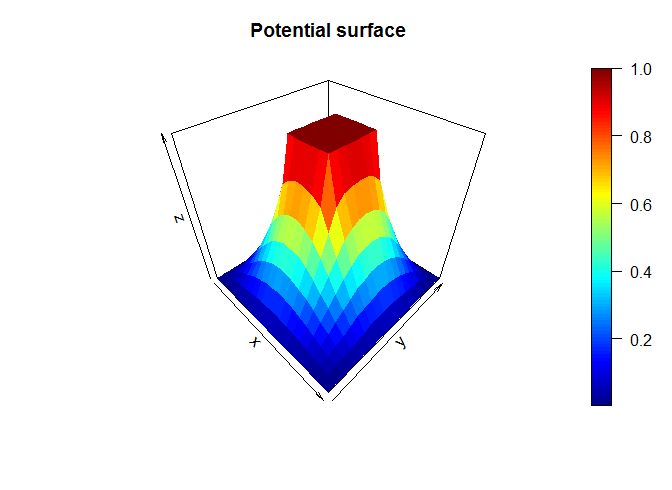

Write the R code that produced this figure.
## Book: Computational Physics by Nicholas J. Giordano, Dean and Professor of Physics, Auburn University
## Reference Book: Matlab Version by Kevin Berwick, School of Electrical and Electronic Engineering, Dublin Institute of Technology
## Translated to R by Indranil Ghosh, Physics Department, Jadavpur University

## Solution of Laplace's equation for a hollow metallic prism with a solid, metallic inner conductor
## We need to download and activate the plot3D package

require(plot3D)
V <- array(c(numeric(140),rep(c(0, 0, 0, 0, 0, 0, 0, 1, 1, 1, 1, 1, 1, 0, 0, 0, 0, 0, 0, 0), times=7), numeric(140)), dim=c(20, 20))
Update_prism <- function(V) {
  row_size <- nrow(V)
  column_size <- ncol(V)
  V_new <- V
  delta_V_new <- 0
  for (j in 3:column_size) {
    for (i in 3:row_size) {
      if (V[i - 1, j - 1]!=1) {
        V_new[i - 1, j - 1] <- (V[i - 2, j - 1] + V[i, j - 1] + V[i - 1, j - 2] + V[i - 1, j])/4
        delta_V_new <- delta_V_new + abs(V_new[i - 1, j - 1] - V[i - 1, j - 1])
      }
      else V_new[i - 1, j - 1] <- V[i - 1, j - 1]
    }
  }
  return(list(V_new, delta_V_new))
}

L <- Update_prism(V)
V_new <- L[[1]]
delta_V_new <- L[[2]]
loops <- 0

while (delta_V_new > 4*10^-5 || loops<20) {
  loops <- loops+1
  L <- Update_prism(V_new)
  V_new <- L[[1]]
  delta_V_new <- L[[2]] 
  print(V_new)
  persp3D(z=V_new, theta=45, main="Potential surface")
  Sys.sleep(0.09)
}
